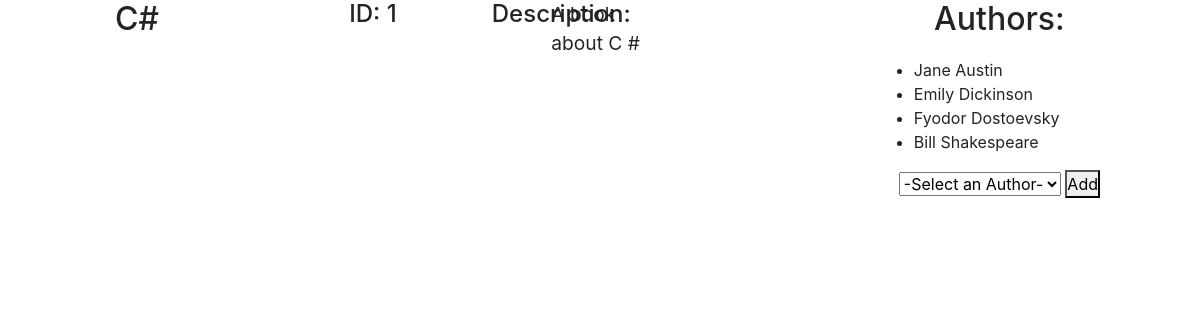
Screenshot of /books/1 with the database file from the repository.
### books_authors_app/models.py (models this page shows, shortened)
class Book(models.Model):
    title = models.CharField(max_length=255)
    desc = models.CharField(max_length=255)
    created_at = models.DateTimeField(auto_now_add=True)
    updated_at = models.DateTimeField(auto_now=True)

class Author(models.Model):
    first_name = models.CharField(max_length=45)
    last_name = models.CharField(max_length=45)
    books = models.ManyToManyField(Book, related_name="authors")
    notes = models.TextField()
    created_at = models.DateTimeField(auto_now_add=True)
    updated_at = models.DateTimeField(auto_now=True)

### books_authors_app/views.py (the view)
# urls.py: path('books/<int:book_id>', views.books),
def books(request, book_id):
    context = {
        "headers" : ['ID', 'Title', 'Action'],
        "authors" : Author.objects.all(),
        "a_book" : Book.objects.get(id=book_id)
    }
    return render(request, "books.html", context)

### books_authors_app/templates/books.html (shortened to what this page needs)
<!DOCTYPE html>
<html lang="en">
<head>
    {% load static %}
    <link rel="stylesheet" href="https://stackpath.bootstrapcdn.com/bootstrap/4.5.0/css/bootstrap.min.css">
    <link rel="stylesheet" href="{% static 'css/books_authors.css' %}">
</head>
<body>
    <div class="wrapper">
        <h2>{{a_book.title}}</h2><br>
        <h4>ID: {{a_book.id}}</h4>
        <div class="description row">
            <h4 class="col-sm-2">Description:</h4>
            <p class="col-sm-5">{{a_book.desc}}</p>
        </div>
        <div class="authors">
            <h2>Authors:</h2>
            <ul>
                {% for author in a_book.authors.all %}
                <li>{{author.first_name}} {{author.last_name}}</li>
                {% endfor %}
            </ul>
            <div class="row">
                <form action="/add_author" method="POST">
                    <select name="author_id" id="book">
                        <option value="none">-Select an Author-</option>
                    </select>
                    <button type="submit">Add</button>
                </form>
            </div>
        </div>
    </div>
</body>
</html>

### books_authors_app/static/css/books_authors.css (style rules this page uses)
* { padding: 0px; margin: 0px; box-sizing: border-box; }
.wrapper { width: 970px; display: flex; justify-content: space-between; margin: auto; }
.description p { font-size: 1.2em; }
h2 { text-align: center; margin-bottom: 20px; }

### rows the page displays
Book: title "C#", id "1", desc "A book about C #"
Author: first_name "Jane", last_name "Austin"
Author: first_name "Emily", last_name "Dickinson"
Author: first_name "Fyodor", last_name "Dostoevsky"
Author: first_name "Bill", last_name "Shakespeare"
